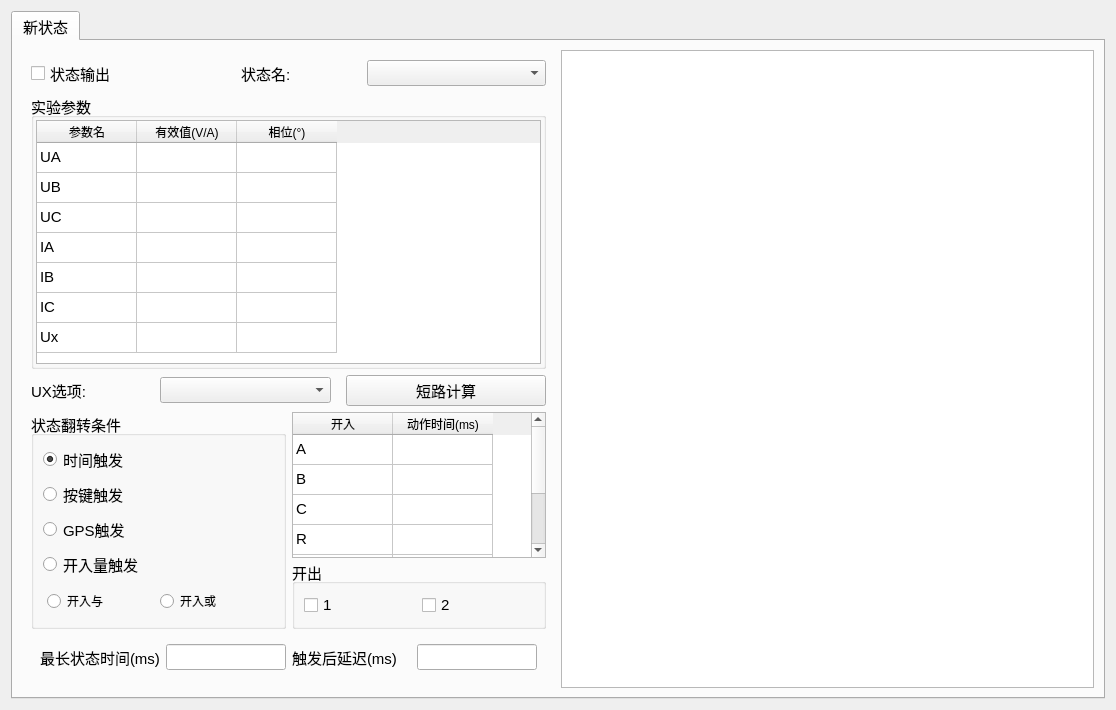
<?xml version="1.0" encoding="UTF-8"?>
<ui version="4.0">
 <class>ui_005</class>
 <widget class="QWidget" name="ui_005">
  <property name="geometry">
   <rect>
    <x>0</x>
    <y>0</y>
    <width>1116</width>
    <height>710</height>
   </rect>
  </property>
  <property name="windowTitle">
   <string>Form</string>
  </property>
  <layout class="QHBoxLayout" name="horizontalLayout">
   <item>
    <widget class="QTabWidget" name="tabWidget">
     <property name="font">
      <font>
       <pointsize>11</pointsize>
      </font>
     </property>
     <property name="currentIndex">
      <number>0</number>
     </property>
     <widget class="QWidget" name="tab">
      <attribute name="title">
       <string>新状态</string>
      </attribute>
      <layout class="QHBoxLayout" name="horizontalLayout_8" stretch="1,1">
       <item>
        <widget class="QWidget" name="widget_3" native="true">
         <layout class="QVBoxLayout" name="verticalLayout_3" stretch="1,7,1,5,1">
          <item>
           <layout class="QHBoxLayout" name="horizontalLayout_3" stretch="2,3">
            <item>
             <widget class="QCheckBox" name="checkBox">
              <property name="font">
               <font>
                <pointsize>11</pointsize>
               </font>
              </property>
              <property name="text">
               <string>状态输出</string>
              </property>
             </widget>
            </item>
            <item>
             <layout class="QHBoxLayout" name="horizontalLayout_2" stretch="2,3">
              <item>
               <widget class="QLabel" name="label">
                <property name="font">
                 <font>
                  <pointsize>11</pointsize>
                 </font>
                </property>
                <property name="text">
                 <string>状态名:</string>
                </property>
               </widget>
              </item>
              <item>
               <widget class="QComboBox" name="comboBox"/>
              </item>
             </layout>
            </item>
           </layout>
          </item>
          <item>
           <widget class="QGroupBox" name="groupBox">
            <property name="title">
             <string>实验参数</string>
            </property>
            <layout class="QHBoxLayout" name="horizontalLayout_4">
             <property name="leftMargin">
              <number>2</number>
             </property>
             <property name="topMargin">
              <number>2</number>
             </property>
             <property name="rightMargin">
              <number>2</number>
             </property>
             <property name="bottomMargin">
              <number>2</number>
             </property>
             <item>
              <widget class="QTableWidget" name="tb_sycs">
               <property name="rowCount">
                <number>7</number>
               </property>
               <attribute name="verticalHeaderVisible">
                <bool>false</bool>
               </attribute>
               <row/>
               <row/>
               <row/>
               <row/>
               <row/>
               <row/>
               <row/>
               <column>
                <property name="text">
                 <string>参数名</string>
                </property>
               </column>
               <column>
                <property name="text">
                 <string>有效值(V/A)</string>
                </property>
               </column>
               <column>
                <property name="text">
                 <string>相位(°)</string>
                </property>
               </column>
               <item row="0" column="0">
                <property name="text">
                 <string>UA</string>
                </property>
               </item>
               <item row="1" column="0">
                <property name="text">
                 <string>UB</string>
                </property>
               </item>
               <item row="2" column="0">
                <property name="text">
                 <string>UC</string>
                </property>
               </item>
               <item row="3" column="0">
                <property name="text">
                 <string>IA</string>
                </property>
               </item>
               <item row="4" column="0">
                <property name="text">
                 <string>IB</string>
                </property>
               </item>
               <item row="5" column="0">
                <property name="text">
                 <string>IC</string>
                </property>
               </item>
               <item row="6" column="0">
                <property name="text">
                 <string>Ux</string>
                </property>
               </item>
              </widget>
             </item>
            </layout>
           </widget>
          </item>
          <item>
           <layout class="QHBoxLayout" name="horizontalLayout_6" stretch="3,2">
            <property name="spacing">
             <number>15</number>
            </property>
            <item>
             <layout class="QHBoxLayout" name="horizontalLayout_5" stretch="2,3">
              <item>
               <widget class="QLabel" name="label_2">
                <property name="text">
                 <string>UX选项:</string>
                </property>
               </widget>
              </item>
              <item>
               <widget class="QComboBox" name="comboBox_2"/>
              </item>
             </layout>
            </item>
            <item>
             <widget class="QPushButton" name="pushButton">
              <property name="text">
               <string>短路计算</string>
              </property>
             </widget>
            </item>
           </layout>
          </item>
          <item>
           <layout class="QHBoxLayout" name="horizontalLayout_11" stretch="1,1">
            <item>
             <widget class="QGroupBox" name="groupBox_2">
              <property name="title">
               <string>状态翻转条件</string>
              </property>
              <layout class="QVBoxLayout" name="verticalLayout">
               <item>
                <widget class="QRadioButton" name="radioButton">
                 <property name="text">
                  <string>时间触发</string>
                 </property>
                 <property name="checked">
                  <bool>true</bool>
                 </property>
                 <property name="autoRepeat">
                  <bool>false</bool>
                 </property>
                </widget>
               </item>
               <item>
                <widget class="QRadioButton" name="radioButton_5">
                 <property name="text">
                  <string>按键触发</string>
                 </property>
                </widget>
               </item>
               <item>
                <widget class="QRadioButton" name="radioButton_6">
                 <property name="text">
                  <string>GPS触发</string>
                 </property>
                </widget>
               </item>
               <item>
                <widget class="QRadioButton" name="radioButton_2">
                 <property name="text">
                  <string>开入量触发</string>
                 </property>
                </widget>
               </item>
               <item>
                <widget class="QWidget" name="widget" native="true">
                 <layout class="QHBoxLayout" name="horizontalLayout_7">
                  <property name="spacing">
                   <number>2</number>
                  </property>
                  <property name="leftMargin">
                   <number>4</number>
                  </property>
                  <property name="topMargin">
                   <number>4</number>
                  </property>
                  <property name="rightMargin">
                   <number>4</number>
                  </property>
                  <property name="bottomMargin">
                   <number>4</number>
                  </property>
                  <item>
                   <widget class="QRadioButton" name="radioButton_3">
                    <property name="font">
                     <font>
                      <pointsize>9</pointsize>
                     </font>
                    </property>
                    <property name="text">
                     <string>开入与</string>
                    </property>
                    <property name="autoExclusive">
                     <bool>true</bool>
                    </property>
                   </widget>
                  </item>
                  <item>
                   <widget class="QRadioButton" name="radioButton_4">
                    <property name="font">
                     <font>
                      <pointsize>9</pointsize>
                     </font>
                    </property>
                    <property name="text">
                     <string>开入或</string>
                    </property>
                    <property name="autoExclusive">
                     <bool>true</bool>
                    </property>
                   </widget>
                  </item>
                 </layout>
                </widget>
               </item>
              </layout>
             </widget>
            </item>
            <item>
             <layout class="QVBoxLayout" name="verticalLayout_2" stretch="10,0">
              <property name="spacing">
               <number>2</number>
              </property>
              <item>
               <widget class="QTableWidget" name="tb_kr">
                <property name="rowCount">
                 <number>7</number>
                </property>
                <attribute name="verticalHeaderVisible">
                 <bool>false</bool>
                </attribute>
                <row/>
                <row/>
                <row/>
                <row/>
                <row/>
                <row/>
                <row/>
                <column>
                 <property name="text">
                  <string>开入</string>
                 </property>
                </column>
                <column>
                 <property name="text">
                  <string>动作时间(ms)</string>
                 </property>
                </column>
                <item row="0" column="0">
                 <property name="text">
                  <string>A</string>
                 </property>
                 <property name="checkState">
                  <enum>Unchecked</enum>
                 </property>
                 <property name="flags">
                  <set>ItemIsSelectable|ItemIsDragEnabled|ItemIsDropEnabled|ItemIsUserCheckable|ItemIsEnabled</set>
                 </property>
                </item>
                <item row="1" column="0">
                 <property name="text">
                  <string>B</string>
                 </property>
                 <property name="checkState">
                  <enum>Unchecked</enum>
                 </property>
                 <property name="flags">
                  <set>ItemIsSelectable|ItemIsDragEnabled|ItemIsDropEnabled|ItemIsUserCheckable|ItemIsEnabled</set>
                 </property>
                </item>
                <item row="2" column="0">
                 <property name="text">
                  <string>C</string>
                 </property>
                 <property name="checkState">
                  <enum>Unchecked</enum>
                 </property>
                 <property name="flags">
                  <set>ItemIsSelectable|ItemIsDragEnabled|ItemIsDropEnabled|ItemIsUserCheckable|ItemIsEnabled</set>
                 </property>
                </item>
                <item row="3" column="0">
                 <property name="text">
                  <string>R</string>
                 </property>
                 <property name="checkState">
                  <enum>Unchecked</enum>
                 </property>
                 <property name="flags">
                  <set>ItemIsSelectable|ItemIsDragEnabled|ItemIsDropEnabled|ItemIsUserCheckable|ItemIsEnabled</set>
                 </property>
                </item>
                <item row="4" column="0">
                 <property name="text">
                  <string>a</string>
                 </property>
                 <property name="checkState">
                  <enum>Unchecked</enum>
                 </property>
                 <property name="flags">
                  <set>ItemIsSelectable|ItemIsDragEnabled|ItemIsDropEnabled|ItemIsUserCheckable|ItemIsEnabled</set>
                 </property>
                </item>
                <item row="5" column="0">
                 <property name="text">
                  <string>b</string>
                 </property>
                 <property name="checkState">
                  <enum>Unchecked</enum>
                 </property>
                 <property name="flags">
                  <set>ItemIsSelectable|ItemIsDragEnabled|ItemIsDropEnabled|ItemIsUserCheckable|ItemIsEnabled</set>
                 </property>
                </item>
                <item row="6" column="0">
                 <property name="text">
                  <string>c</string>
                 </property>
                 <property name="checkState">
                  <enum>Unchecked</enum>
                 </property>
                 <property name="flags">
                  <set>ItemIsSelectable|ItemIsDragEnabled|ItemIsDropEnabled|ItemIsUserCheckable|ItemIsEnabled</set>
                 </property>
                </item>
               </widget>
              </item>
              <item>
               <widget class="QGroupBox" name="groupBox_3">
                <property name="title">
                 <string>开出</string>
                </property>
                <layout class="QHBoxLayout" name="horizontalLayout_9">
                 <item>
                  <widget class="QCheckBox" name="checkBox_2">
                   <property name="text">
                    <string>1</string>
                   </property>
                  </widget>
                 </item>
                 <item>
                  <widget class="QCheckBox" name="checkBox_3">
                   <property name="text">
                    <string>2</string>
                   </property>
                  </widget>
                 </item>
                </layout>
               </widget>
              </item>
             </layout>
            </item>
           </layout>
          </item>
          <item>
           <widget class="QWidget" name="widget_2" native="true">
            <layout class="QHBoxLayout" name="horizontalLayout_10" stretch="1,1,1,1">
             <item>
              <widget class="QLabel" name="label_3">
               <property name="text">
                <string>最长状态时间(ms)</string>
               </property>
              </widget>
             </item>
             <item>
              <widget class="QLineEdit" name="lineEdit"/>
             </item>
             <item>
              <widget class="QLabel" name="label_4">
               <property name="text">
                <string>触发后延迟(ms)</string>
               </property>
              </widget>
             </item>
             <item>
              <widget class="QLineEdit" name="lineEdit_2"/>
             </item>
            </layout>
           </widget>
          </item>
         </layout>
        </widget>
       </item>
       <item>
        <widget class="QTableWidget" name="tableWidget_2"/>
       </item>
      </layout>
     </widget>
    </widget>
   </item>
  </layout>
 </widget>
 <resources/>
 <connections/>
</ui>
